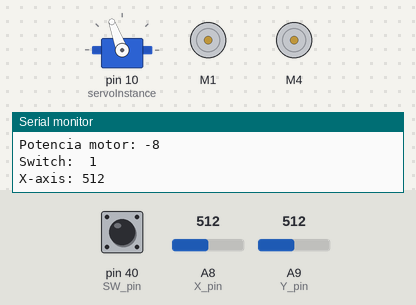
Simulated run of this sketch. Board: Arduino Mega 2560, built with avr-gcc and run on an emulated ATmega2560. Shown: servo, 2 × DC motor (green arrow = forward, orange = backward, longer = faster), the last lines printed to the serial monitor. The test bench sets the inputs (shaded band); at power-on: A9 (Y_pin) = 512, A8 (X_pin) = 512, pin 40 (SW_pin) HIGH.

Above: at 6.2 s.
6.3 s: A9 (Y_pin) set to 581
9.3 s: A9 (Y_pin) set to 598
At 10.5 s:
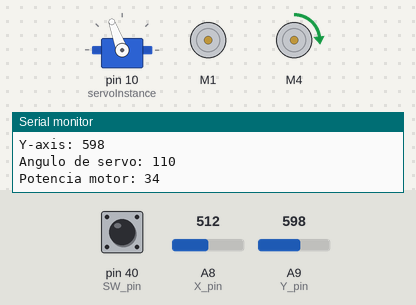
10.8 s: A8 (X_pin) set to 394
At 11.1 s:
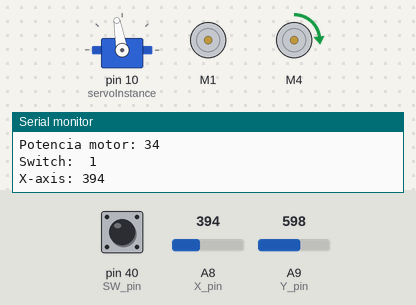
13.8 s: A8 (X_pin) set to 369
At 14.4 s:
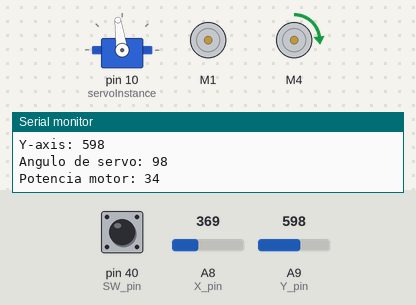
15.3 s: A9 (Y_pin) set to 522
At 16.1 s:
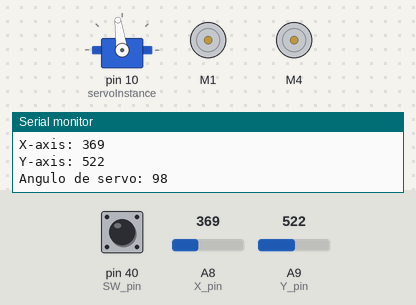
16.9 s: A9 (Y_pin) set to 493
Timing chart, 0 to 19.4 s (numbered marks = the images above; inputs shaded):
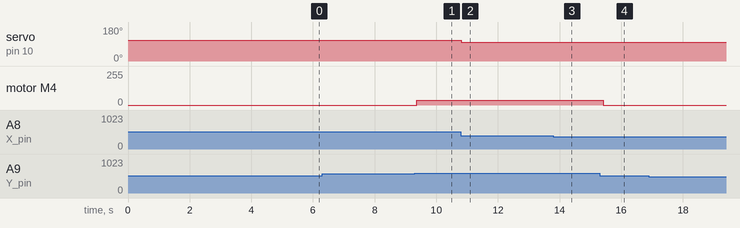

The sketch:

joystick_servo_motor_led.ino.ino
```cpp
//www.elegoo.com
//2016.12.09
#include <Servo.h>
#include <AFMotor.h>

Servo servoInstance;  // create servo object to control a servo

//Initialize motors
AF_DCMotor motorRH(1);
AF_DCMotor motorLH(4);

// Arduino pin numbers
int  ledPin  =  13;   // select the pin for  the LED
const int SW_pin = 40; // digital pin connected to switch output
const int X_pin = 8; // analog pin connected to X output
const int Y_pin = 9; // analog pin connected to Y output
#define ENABLE 5
#define DIRB 4
//Variables de diseño
int x_dir=0;
int y_dir=0;
int ang = 0;    // variable to store the servo position
double mago = 0;  //variable para calcular el angulo de servo
float magopot = 0; //variable para calcular la potencia del motor
int potencia = 0;  //variable de potencia del motor


void setup() {
  //pinMode(ledPin,OUTPUT);
  pinMode(SW_pin, INPUT);
  digitalWrite(SW_pin, HIGH);
//Servos
  servoInstance.attach(10);  // attaches the servo on pin 10 to the servo object
  servoInstance.write(110);
  Serial.begin(9600);
//Motores
  motorRH.setSpeed(250);     //encendemos motores
  motorLH.setSpeed(250);
  motorRH.run(RELEASE);      //apagamos motores
  motorLH.run(RELEASE);
//Delay
  delay(5000);
  }


void loop() {
//Sacamos en el monitor informacion del joystick, del angulo del servo y de la potencia
  Serial.print("Switch:  ");
  Serial.println(digitalRead(SW_pin));
  Serial.print("X-axis: ");
  Serial.println(x_dir);                //direccion X
  Serial.print("Y-axis: ");
  Serial.println(y_dir);                //direccion Y
//leemos los datos del joystick y se lo asignamos a las variables
  x_dir=analogRead(X_pin);
  y_dir=analogRead(Y_pin);

//Calculo del angulo del servo segun entrada de joystick
  mago=70+x_dir*0.0782;
  ang=int(mago);
//Damos el valor de ang al servo solo si está en un rango seguro
  if (ang>65 && ang<155){
  servoInstance.write(ang);
  delay(50);
  }
//Calculo de la potencia de motor segun eje y
  magopot=0.510*y_dir-270;
  potencia=int(magopot);
//Encendemos el led si vamos hacia atrás
  //if (y_dir < 480){
    //digitalWrite(ledPin,HIGH);
    //delay(30);
  //}
  //else {
    //digitalWrite(ledPin,LOW);
  //}
//Ponemos en marcha el motor si la potencia esta dentro del rango
  if (y_dir>530 && potencia>=30 && potencia<=255) {
    //motorRH.run(FORWARD);     //Palante
    motorLH.run(FORWARD);
    //motorRH.setSpeed(potencia);
    motorLH.setSpeed(potencia);
  }
  else {
    motorLH.run(RELEASE);
    motorLH.setSpeed(0);
  }


  //Serial.print("Angulo de mago: ");
  //Serial.println(mago);
  Serial.print("Angulo de servo: ");
  Serial.println(ang);                  //angulo servo
  //Serial.print("Magopot: ");
  //Serial.println(magopot);
  Serial.print("Potencia motor: ");
  Serial.println(potencia);             //potencia motor de 0 a 255
  //Serial.print("\n");

}
```

Measured:
- after the input at 9.3 s, motor M4: stopped → forward 34/255 after 0.06 s
- after the input at 10.8 s, servo on pin 10 (servoInstance): 110° → 100° at once
- after the input at 13.8 s, servo on pin 10 (servoInstance): 100° → 98° at once
- after the input at 15.3 s, motor M4: forward 34/255 → stopped after 0.12 s
